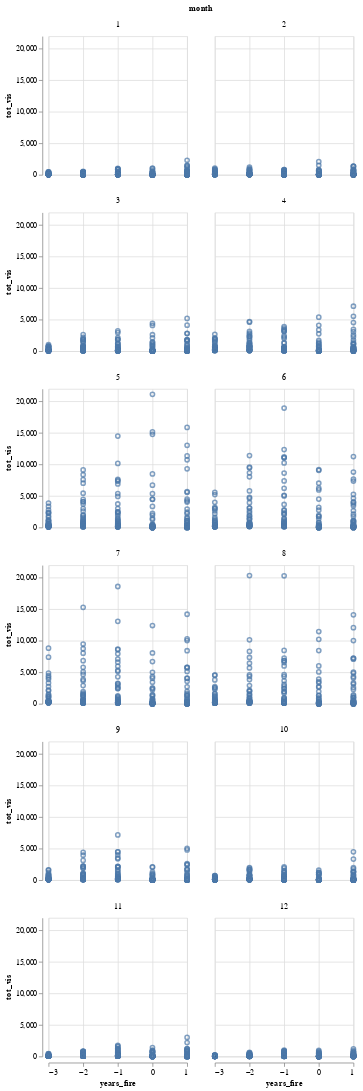

This figure's notebook cell:
### Markdown cell above
### How were the distribution of visits in each month different in pre- vs. post-fire years?

This is obviously not good yet (still lots of overplotting and impossible to see what's going on) but I could envision some future iteration of it working -- showing the timeline compared to the fire on the x-axis and plotting each month separately to account for seasonality. 

We could:
-use violin plots or boxplots to show the distribution of visitors across all the trails before and after the fire 
-collapse to the mean across all trails in each month

### Code cell
alt.Chart(v).mark_point().encode(
    x='years_fire',
    y='tot_vis'
).properties(
    width=180,
    height=180
).facet(
    facet='month',
    columns=2
)

### Figure 1 — Vega-Lite specification as saved in the notebook (floating-point values rounded to 4 significant figures; data arrays with more than 128 entries replaced by an {"elided": "..."} marker saying what was removed)
{"config": {"view": {"continuousWidth": 400, "continuousHeight": 300}}, "data": {"name": "data-246f7b56289aa75d1a774c9f89c805df"}, "facet": {"field": "month", "type": "quantitative"}, "spec": {"mark": "point", "encoding": {"x": {"field": "years_fire", "type": "quantitative"}, "y": {"field": "tot_vis", "type": "quantitative"}}, "height": 180, "width": 180}, "columns": 2, "$schema": "https://vega.github.io/schema/vega-lite/v4.17.0.json", "datasets": {"data-246f7b56289aa75d1a774c9f89c805df": {"elided": "2460 records"}}}
